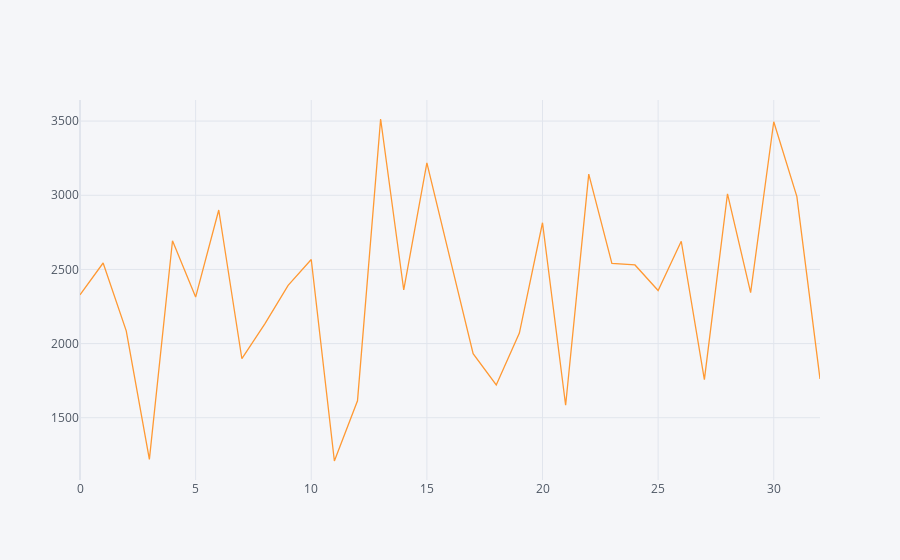

Notebook source saved alongside this figure:
### Code cell
district.iplot(kind='line')

### Figure 1 — Plotly figure (JSON) as saved in the notebook; plotly's stock layout.template omitted (floating-point values rounded to 4 significant figures)
{"data": [{"line": {"color": "rgba(255, 153, 51, 1.0)", "dash": "solid", "shape": "linear", "width": 1.3}, "mode": "lines", "name": "Overall", "text": "", "type": "scatter", "x": [0, 1, 2, 3, 4, 5, 6, 7, 8, 9, 10, 11, 12, 13, 14, 15, 16, 17, 18, 19, 20, 21, 22, 23, 24, 25, 26, 27, 28, 29, 30, 31, 32], "y": [2329.0, 2543.0, 2086.0, 1219.0, 2693.0, 2314.0, 2901.0, 1898.0, 2135.0, 2393.0, 2567.0, 1209.0, 1615.0, 3514.0, 2361.0, 3219.0, 2575.0, 1932.0, 1721.0, 2071.0, 2815.0, 1584.0, 3142.0, 2541.0, 2530.0, 2358.0, 2690.0, 1757.0, 3010.0, 2343.0, 3496.0, 2991.0, 1761.0]}], "layout": {"autosize": true, "legend": {"bgcolor": "#F5F6F9", "font": {"color": "#4D5663"}}, "paper_bgcolor": "#F5F6F9", "plot_bgcolor": "#F5F6F9", "title": {"font": {"color": "#4D5663"}}, "xaxis": {"autorange": true, "gridcolor": "#E1E5ED", "range": [0, 32], "showgrid": true, "showspikes": false, "tickfont": {"color": "#4D5663"}, "title": {"font": {"color": "#4D5663"}, "text": ""}, "type": "linear", "zerolinecolor": "#E1E5ED"}, "yaxis": {"autorange": true, "gridcolor": "#E1E5ED", "range": [1080.0, 3642.0], "showgrid": true, "showspikes": false, "tickfont": {"color": "#4D5663"}, "title": {"font": {"color": "#4D5663"}, "text": ""}, "type": "linear", "zerolinecolor": "#E1E5ED"}}}
